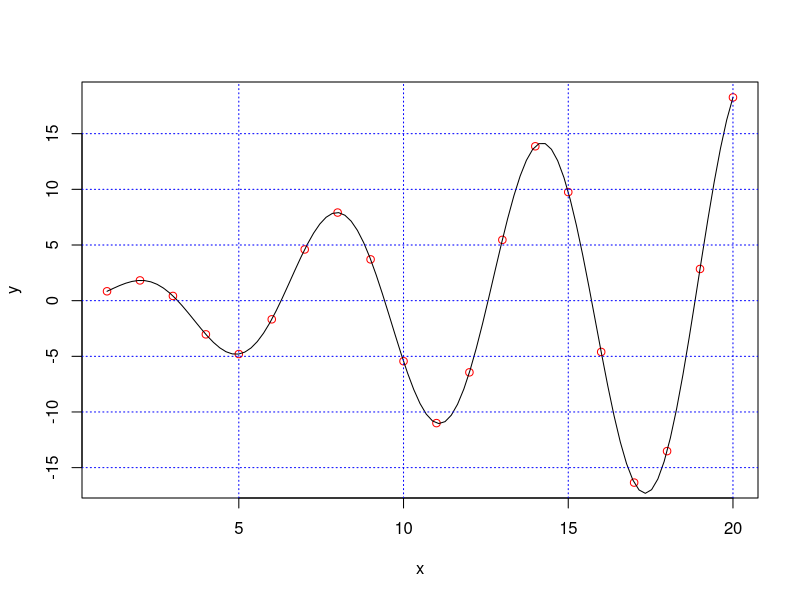

Generate this figure with R:
##########################################################################################################################################

#(주의) ->  순차적으로 코드를 실행하는 것을 권함!

#에러 발생 시 github Finance/R-Finance-Programming 경로에 issue를 남기면 확인

##########################################################################################################################################



### 저수준 그래프 함수

##########################################################################################################################################

### grid

# grid 함수를 이용하여 그래프에 격자 표시.

x<-1:20
y<-sin(x)*abs(x)
plot(x,y,col='red')
curve(sin(x)*abs(x),add = TRUE)
grid(col = 'blue')


graphics.off()                    # 그래프 지워주는 함수.


############################################################결과값(print)#################################################################

# 그래프 찍어보기.


##########################################################################################################################################
